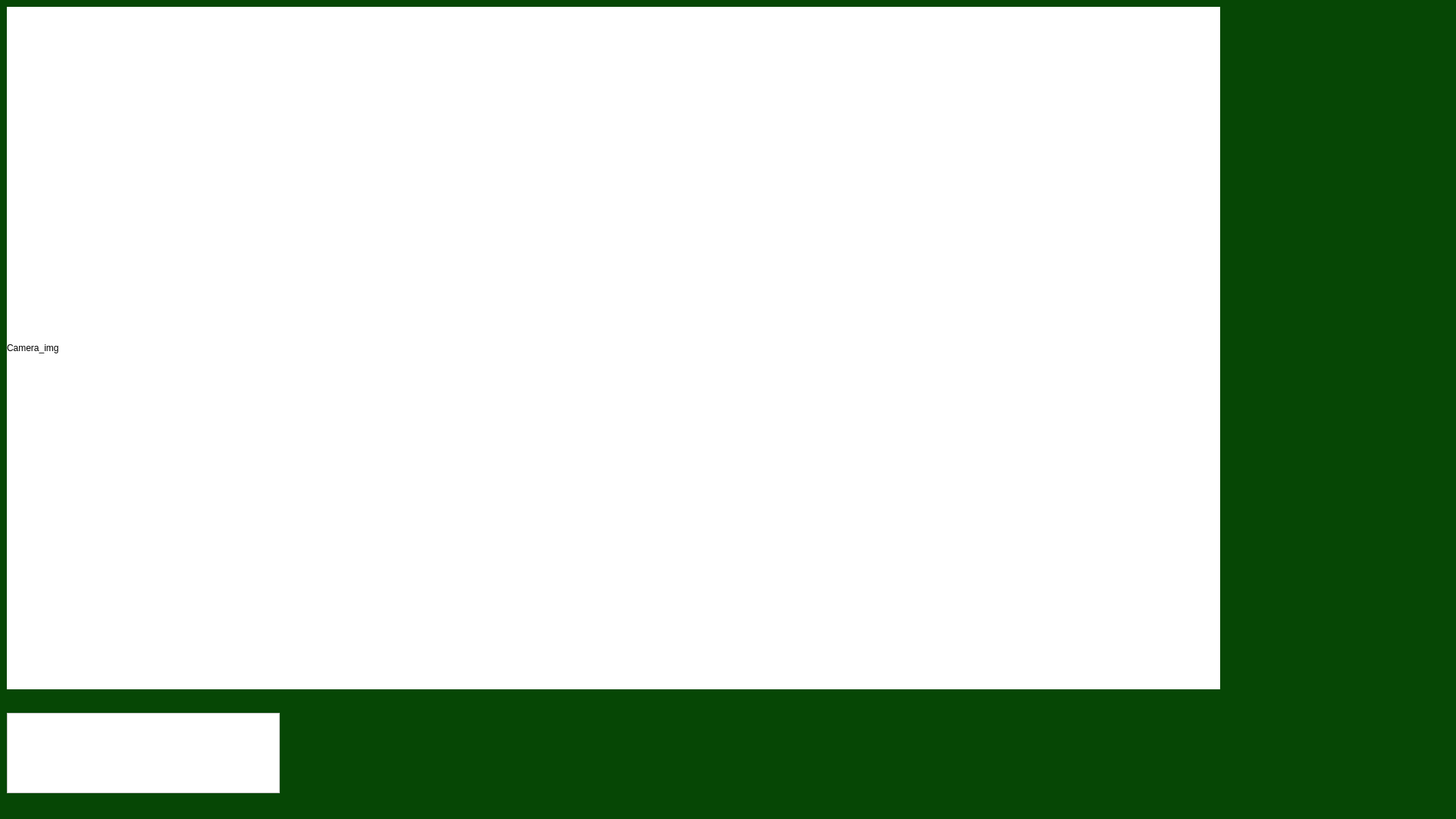
<?xml version="1.0" encoding="UTF-8"?>
<ui version="4.0">
 <class>MainWindow</class>
 <widget class="QMainWindow" name="MainWindow">
  <property name="geometry">
   <rect>
    <x>0</x>
    <y>0</y>
    <width>1920</width>
    <height>1080</height>
   </rect>
  </property>
  <property name="sizePolicy">
   <sizepolicy hsizetype="Expanding" vsizetype="Expanding">
    <horstretch>0</horstretch>
    <verstretch>0</verstretch>
   </sizepolicy>
  </property>
  <property name="windowTitle">
   <string>MainWindow</string>
  </property>
  <property name="styleSheet">
   <string notr="true">background-color: rgb(6,71, 5);</string>
  </property>
  <widget class="QWidget" name="centralwidget">
   <property name="sizePolicy">
    <sizepolicy hsizetype="Preferred" vsizetype="Preferred">
     <horstretch>0</horstretch>
     <verstretch>0</verstretch>
    </sizepolicy>
   </property>
   <layout class="QGridLayout" name="gridLayout">
    <item row="0" column="0">
     <layout class="QHBoxLayout" name="horizontalLayout_2">
      <item>
       <layout class="QVBoxLayout" name="verticalLayout">
        <item>
         <widget class="QLabel" name="label">
          <property name="enabled">
           <bool>true</bool>
          </property>
          <property name="sizePolicy">
           <sizepolicy hsizetype="Fixed" vsizetype="Fixed">
            <horstretch>0</horstretch>
            <verstretch>0</verstretch>
           </sizepolicy>
          </property>
          <property name="minimumSize">
           <size>
            <width>1600</width>
            <height>900</height>
           </size>
          </property>
          <property name="maximumSize">
           <size>
            <width>1600</width>
            <height>900</height>
           </size>
          </property>
          <property name="styleSheet">
           <string notr="true">background-color: rgb(255, 255, 255);</string>
          </property>
          <property name="text">
           <string>Camera_img</string>
          </property>
         </widget>
        </item>
        <item>
         <spacer name="verticalSpacer">
          <property name="orientation">
           <enum>Qt::Vertical</enum>
          </property>
          <property name="sizeType">
           <enum>QSizePolicy::Preferred</enum>
          </property>
          <property name="sizeHint" stdset="0">
           <size>
            <width>20</width>
            <height>40</height>
           </size>
          </property>
         </spacer>
        </item>
        <item>
         <widget class="QListWidget" name="listWidget">
          <property name="sizePolicy">
           <sizepolicy hsizetype="Maximum" vsizetype="Maximum">
            <horstretch>0</horstretch>
            <verstretch>0</verstretch>
           </sizepolicy>
          </property>
          <property name="maximumSize">
           <size>
            <width>360</width>
            <height>120</height>
           </size>
          </property>
          <property name="styleSheet">
           <string notr="true">background-color: rgb(255, 255, 255);</string>
          </property>
         </widget>
        </item>
        <item>
         <spacer name="verticalSpacer_2">
          <property name="orientation">
           <enum>Qt::Vertical</enum>
          </property>
          <property name="sizeType">
           <enum>QSizePolicy::Preferred</enum>
          </property>
          <property name="sizeHint" stdset="0">
           <size>
            <width>20</width>
            <height>40</height>
           </size>
          </property>
         </spacer>
        </item>
       </layout>
      </item>
      <item>
       <layout class="QVBoxLayout" name="verticalLayout_4">
        <item>
         <layout class="QHBoxLayout" name="horizontalLayout">
          <item>
           <spacer name="horizontalSpacer_2">
            <property name="orientation">
             <enum>Qt::Horizontal</enum>
            </property>
            <property name="sizeHint" stdset="0">
             <size>
              <width>40</width>
              <height>20</height>
             </size>
            </property>
           </spacer>
          </item>
          <item>
           <widget class="QCheckBox" name="recordButton">
            <property name="sizePolicy">
             <sizepolicy hsizetype="Preferred" vsizetype="Preferred">
              <horstretch>0</horstretch>
              <verstretch>0</verstretch>
             </sizepolicy>
            </property>
            <property name="minimumSize">
             <size>
              <width>100</width>
              <height>100</height>
             </size>
            </property>
            <property name="maximumSize">
             <size>
              <width>10000</width>
              <height>10000</height>
             </size>
            </property>
            <property name="focusPolicy">
             <enum>Qt::StrongFocus</enum>
            </property>
            <property name="layoutDirection">
             <enum>Qt::RightToLeft</enum>
            </property>
            <property name="styleSheet">
             <string notr="true">#recordButton:indicator:unchecked {
Height: 100;
Width: 100;
background-color: transparent;
border-image: url(:/new/prefix1/record.png);
background: none;
border: none;
background-repeat: none;
}
#recordButton:indicator:checked
{
Height: 100;
Width: 100;
background-color: transparent;
 border-image: url(:/new/prefix1/stop.png);
background: none;
border: none;
background-repeat: none;
}</string>
            </property>
            <property name="text">
             <string/>
            </property>
           </widget>
          </item>
          <item>
           <spacer name="horizontalSpacer">
            <property name="orientation">
             <enum>Qt::Horizontal</enum>
            </property>
            <property name="sizeHint" stdset="0">
             <size>
              <width>40</width>
              <height>20</height>
             </size>
            </property>
           </spacer>
          </item>
         </layout>
        </item>
        <item>
         <widget class="QLabel" name="logo_img">
          <property name="sizePolicy">
           <sizepolicy hsizetype="Maximum" vsizetype="Maximum">
            <horstretch>0</horstretch>
            <verstretch>0</verstretch>
           </sizepolicy>
          </property>
          <property name="minimumSize">
           <size>
            <width>150</width>
            <height>150</height>
           </size>
          </property>
          <property name="maximumSize">
           <size>
            <width>298</width>
            <height>241</height>
           </size>
          </property>
          <property name="layoutDirection">
           <enum>Qt::LeftToRight</enum>
          </property>
          <property name="styleSheet">
           <string notr="true"/>
          </property>
          <property name="text">
           <string/>
          </property>
         </widget>
        </item>
       </layout>
      </item>
     </layout>
    </item>
   </layout>
  </widget>
 </widget>
 <resources>
  <include location="img/img.qrc"/>
 </resources>
 <connections/>
</ui>
